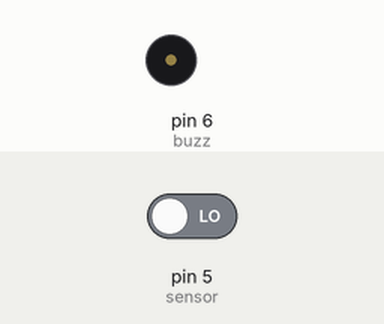
Recording of a sketch running on a simulated Arduino Uno, built with avr-gcc and run on an emulated ATmega328P. On the bench: buzzer (waves = sounding, pin HIGH). The inputs (shaded band) are chosen by the test bench; at power-on: pin 5 (sensor) LOW.

Above: at 1.2 s.
1.3 s: pin 5 (sensor) driven HIGH
At 2.1 s:
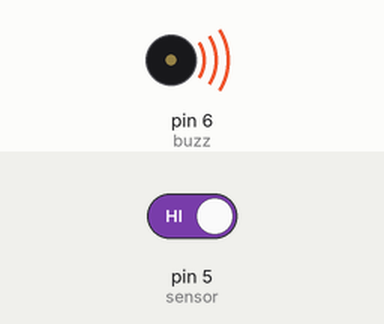
2.8 s: pin 5 (sensor) driven LOW
At 3.2 s:
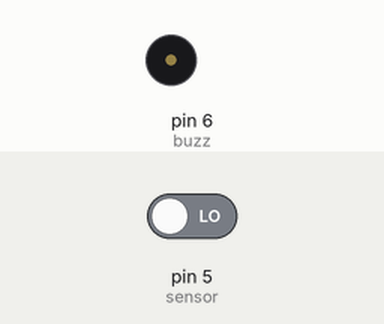
Timing chart, 0 to 5.8 s (numbered marks = the images above; inputs shaded):
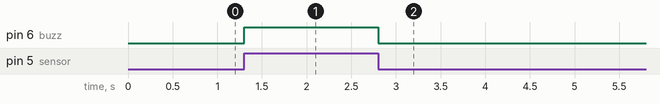

The sketch:

ir_controlled_buzzer.ino
```cpp
int sensor=5;   // connect IR sensor on pin 8
int buzz=6;
void setup() {
  pinMode(sensor,INPUT);
  pinMode(buzz,OUTPUT);
}

void loop() {
int s=digitalRead(sensor);
  if(s==HIGH){
  digitalWrite(buzz,HIGH);
  }
  else{
    digitalWrite(buzz,LOW);
  }
  //******************************OPPOSITE CONDITION*************************************
  /*else if(s==LOW){
  for (pos = 120; pos >= 0; pos -= 1) { // goes from 0 degrees to 120 degrees with 20ms delay
    myservo.write(pos);
    delay(15);
  }
  }*/
}
```

Measured:
- after the input at 1.3 s, pin 6 (buzz): LOW → HIGH at once
- after the input at 2.8 s, pin 6 (buzz): HIGH → LOW at once
